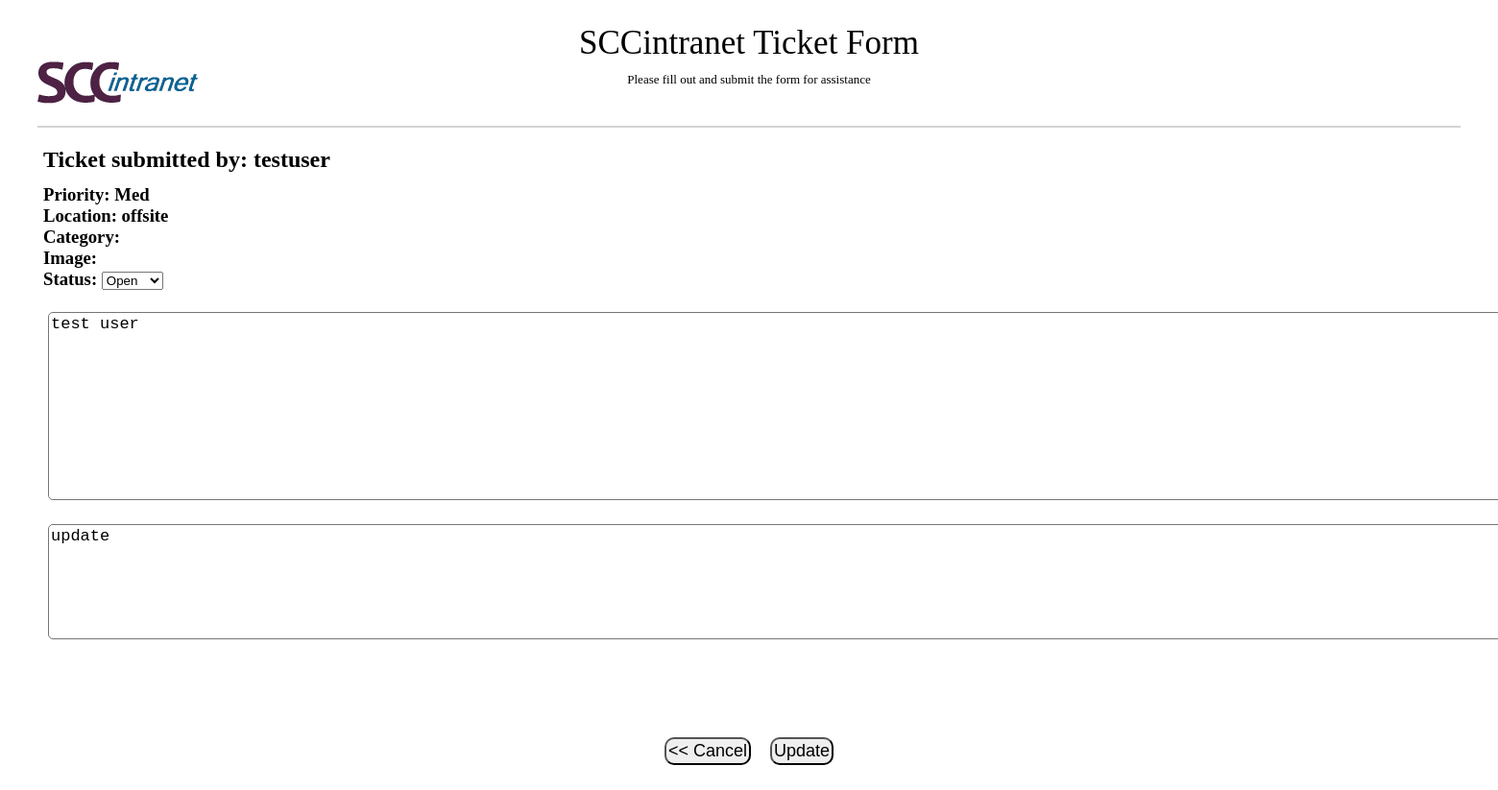
Screenshot of /ticket.php?access=muldowneyj&ticket_num=2 with the database file from the repository.
### tables this page shows
CREATE TABLE `ticketinfo` (
  `Id` int(11) NOT NULL,
  `Location` text NOT NULL,
  `Priority` text NOT NULL,
  `Status` text NOT NULL,
  `Description` text NOT NULL,
  `DateOpen` date NOT NULL,
  `DateUpdate` date DEFAULT NULL,
  `DateClose` date DEFAULT NULL,
  `CloseDesc` text DEFAULT NULL,
  `UserOpen` text NOT NULL,
  `UserUpdate` text DEFAULT NULL,
  `Category` text NOT NULL,
  `Image` text DEFAULT NULL
);

### ExistingTicketForm.php (the view, shortened to what this page needs)
<div class="container">
<div class="flexing">
<div class="header">
<h2>Ticket submitted by:  <?php echo $userOpen ?></h2>
</div>
</div>
<div class="flexing">
<div style="width: 450px;">
<h3>
<p style="margin-left: 20px;margin-top:-40px;">
Priority:  <?php echo $Priority?><br>
Location:  <?php echo $Location  ?><br>
Category:  <?php echo $Category ?><br>
Image: <span id="imageName" style="cursor: pointer; color: blue; text-decoration: underline;" > <?php echo $Image; $imagePath = 'docs/' . $Image;?> </span><br>
Status: <Select name = "Status">
	<option><?php echo $Status; ?></option>
	</SELECT>
    </p>
	</h3>
</div>
	</div>
	<div class="textbox">
    <textarea rows = "10" cols = "150" name = "Description"><?php echo trim($Description);?></textarea>
	</div>
    <div class="MIS">
        <textarea rows = "6" cols = "150" name = "End_Notes" placeholder="Mis notes to resolve TA" required><?php echo trim($CloseDesc);?></textarea>
	</div>
</div>

### ticket.php (shortened to what this page needs)
<html>
<?php include '../tickets/headers/headerform.php'; ?>
<body>
<?php
$new_ticket=$_GET['new_ticket'] ?? "";
$ticketId = $_GET['ticket_num'] ?? "";
	require "query.php";
	$sql = $con->prepare("SELECT UserOpen, Priority, Location, Category, Status, Description, CloseDesc, Image FROM ticketinfo WHERE Id = ?");
	$sql->bind_param("i", $ticketId);
    $sql->execute();
	$result = $sql->get_result();
?>
<FORM NAME="TICKET" ENCTYPE="multipart/form-data" METHOD="post" ACTION="/applications/tickets/ticket_save.php">
<?php
if($new_ticket == 'yes'){
	include '../tickets/NewTicketForm.php';
}
else{
while($row = mysqli_fetch_assoc($result)){
    $userOpen = $row['UserOpen'];
    $Priority = $row['Priority'];
    $Location = $row['Location'];
    $Status = $row['Status'];
    $Description = $row['Description'];
    $CloseDesc = $row['CloseDesc'];
		include '../tickets/ExistingTicketForm.php';
}
}?>
<div class="buttons">
	<?php if($new_ticket == 'yes'): ?>
	<input TYPE="button" VALUE="<< CANCEL" onClick="history.go(-1)" >
	<input TYPE="submit" VALUE="Submit" style="cursor:pointer;" title="create a ticket">
	<?php else : ?>
	<input TYPE="button" VALUE="<< Cancel" onClick="history.go(-1)" >
	<input TYPE="submit" VALUE="Update" style="cursor:pointer;" title="update ticket info">
	<?php endif; ?>
</FORM>
</body>
</html>

### style1.css (style rules this page uses)
body { margin: 0; padding: 0; }
.flexing { display: flex; }
.buttons { display: flex; justify-content: center; align-items: center; border-radius: 5px; }
.buttons input { border-radius: 10px; cursor: pointer; font-size: 18px; padding: 2px; margin: 10px; }
.container { margin-left: 25px; margin-right: 25px; margin-bottom: 25px; max-height: 2000px; height: 75%; max-width: 1850px; width: 100%; position: relative; }
.header { height: 80px; margin-left: 20px; width: 650px; }
.textbox { padding: 5px; margin-left: 20px; margin-bottom: 40px; max-width: 1100px; max-height: 400px; resize: none; }
.textbox textarea { font-size: 17px; border-radius: 5px; resize: none; }
.MIS { padding: 5px; margin-left: 20px; }
.MIS textarea { font-size: 17px; border-radius: 5px; margin-top: -25px; }

### rows the page displays
ticketinfo: UserOpen "testuser", Priority "Med", Location "offsite", Status "Open", Description "test user", End_Notes "update"
